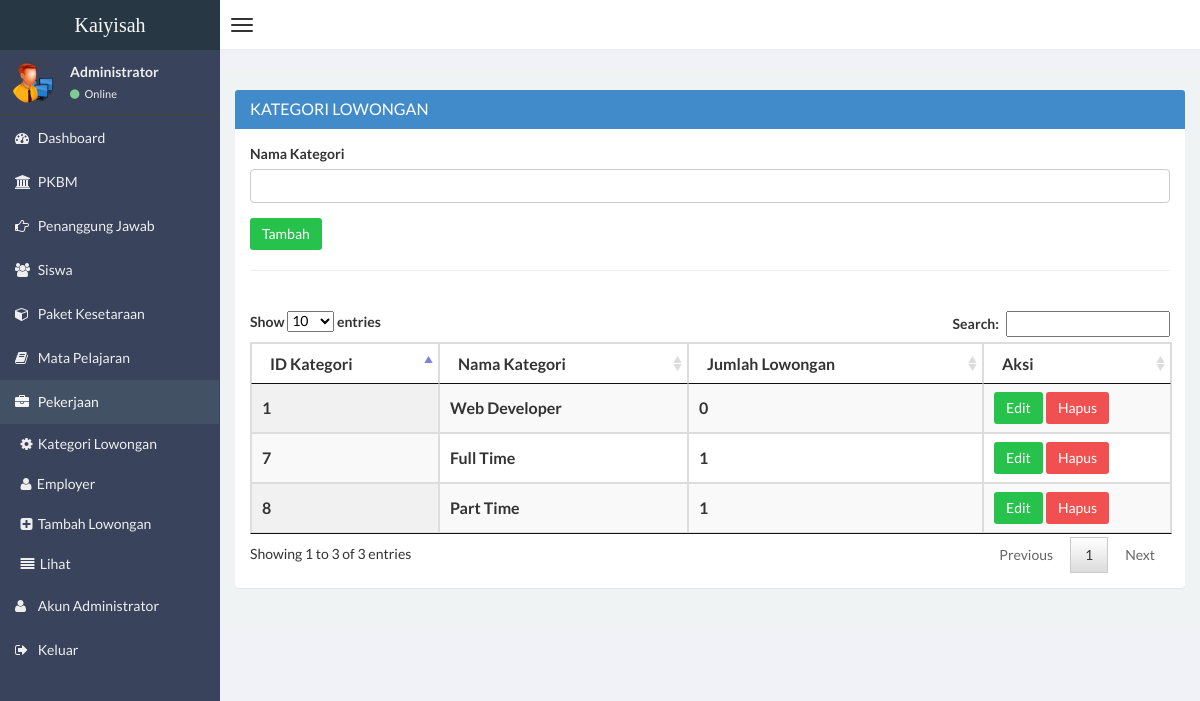
The app's page /admin/data-lowongan.php?kategori-lowongan (signed in), older data.
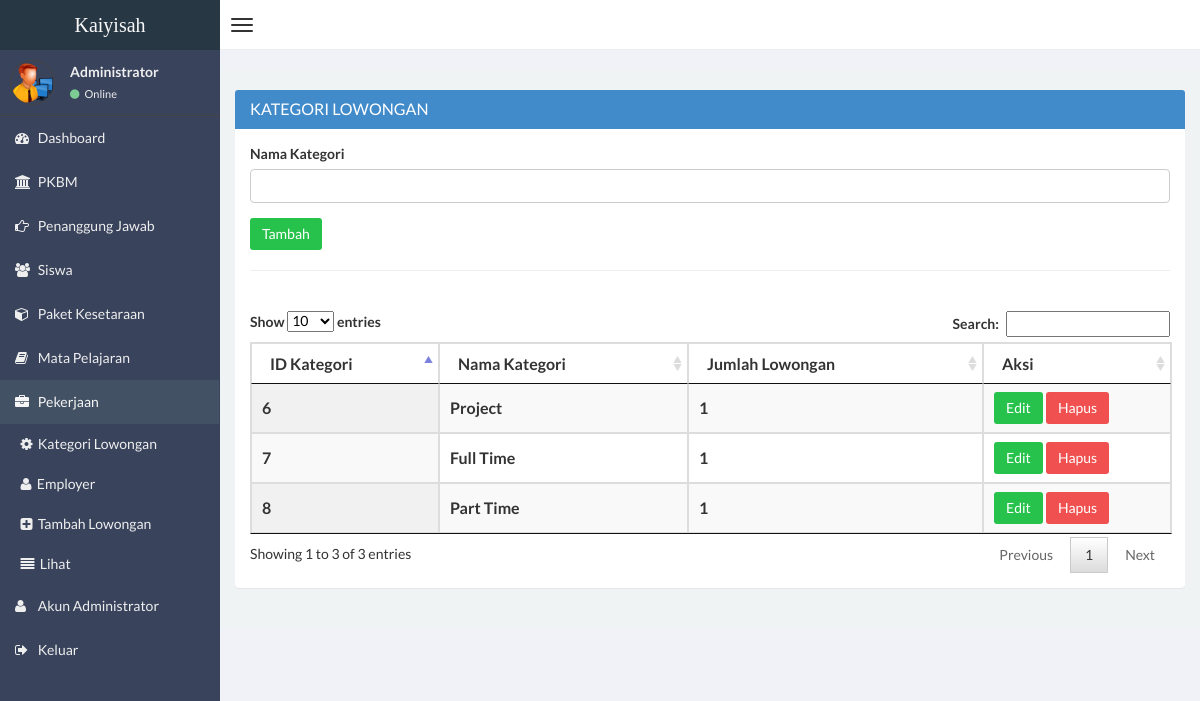
The same page, newer data.
### tables this page shows
CREATE TABLE IF NOT EXISTS `kategori_lowongan` (
`id_kat_lowongan` int(11) NOT NULL,
  `nama` varchar(100) NOT NULL
);

### admin/kategori-lowongan.php (the view, shortened to what this page needs)
<form method="post" enctype="multipart/form-data">
<div class="panel panel-primary">
<div class="panel-heading">
   <h3 class="panel-title">Kategori Lowongan </h3>
</div>
<div class="panel-body">
				<?php if(isset($_GET['edit-kategori-lowongan']))
				{
				$idkat		=	$_GET['edit-kategori-lowongan'];
				$query		=	mysql_query("select * from kategori_lowongan where id_kat_lowongan = '$idkat'");
				$getkat		=	mysql_fetch_object($query);
				?>
				<form method="post" enctype="multipart/form-data">
				<div class="form-group"><label for="editor1">Nama Kategori</label><input type="text" class="form-control" name="nama" required value="<?=$getkat->nama?>"></div>
				<div class="form-group"><button type="submit" name="ubah" class="btn btn-success">Ubah</button></div>
				</form>
				<?php
				if(isset($_POST['ubah']))
				{
				$nama			=	$_POST['nama'];
				$sql			= 	"update `kategori_lowongan` set nama = '$nama' where id_kat_lowongan = '$idkat'";
				$query			=	mysql_query($sql);
				if($query)
				{
					echo '
					<div class="alert alert-success alert-dismissible" role="alert">
					<button type="button" class="close" data-dismiss="alert" aria-label="Close"><span aria-hidden="true">&times;</span></button>
					<strong>Kategori lowongan sudah diubah</strong>
					</div>
					<meta http-equiv="refresh" content= "1;URL=?kategori-lowongan"/>
					';
				}
				}
				}
				else
				{
				?>
				<form method="post" enctype="multipart/form-data">
				<div class="form-group"><label for="editor1">Nama Kategori</label><input type="text" class="form-control" name="nama" required></div>
				<div class="form-group"><button type="submit" name="tambah" class="btn btn-success">Tambah</button></div>
				</form>
				<?php
				}
				?>
				<hr>
				<br>
				<div class="table-responsive">
				<script>$(document).ready( function () {
				$('#table_id').DataTable();
				} );</script>
				<table id="table_id" class="display table-bordered">
				<thead>
				<tr>
				<th width='150'>ID Kategori</th>
				<th>Nama Kategori</th>
				<th>Jumlah Lowongan</th>
				<th width='150'>Aksi</th>
				</tr>
				</thead>
				<tbody>
				<?php
					$querykatlowongan		=	mysql_query("select * from kategori_lowongan");
					while ($kat				=	mysql_fetch_object($querykatlowongan))
					{
							echo "<tr>";
							echo "<th>$kat->id_kat_lowongan</th>";
							echo "<th>$kat->nama</th>";
							$querylow	=	mysql_query("select * from lowongan where id_kat_lowongan = '$kat->id_kat_lowongan'");
							$countlow	=	mysql_num_rows($querylow);
							echo "<th>$countlow</th>";
							echo "<th><a href='?edit-kategori-lowongan=$kat->id_kat_lowongan' class='btn btn-success'>Edit</a>&nbsp;";
							echo "<a href='?hapus-kat-lowongan=$kat->id_kat_lowongan'";
							?>
							onclick='return confirm("Yakin menghapus kategori lowongan ini?")'
							<?php
							echo "class='btn btn-danger'>Hapus</a></th>";
							echo "</tr>";
					}
				?>
				</tbody>
				</table>
				</div>
</div>
</div>

Row changes from the older to the newer data that the page shows:
removed kategori_lowongan: id_kat_lowongan "1", nama "Web Developer", countlow "0"
added kategori_lowongan: id_kat_lowongan "6", nama "Project", countlow "1"
